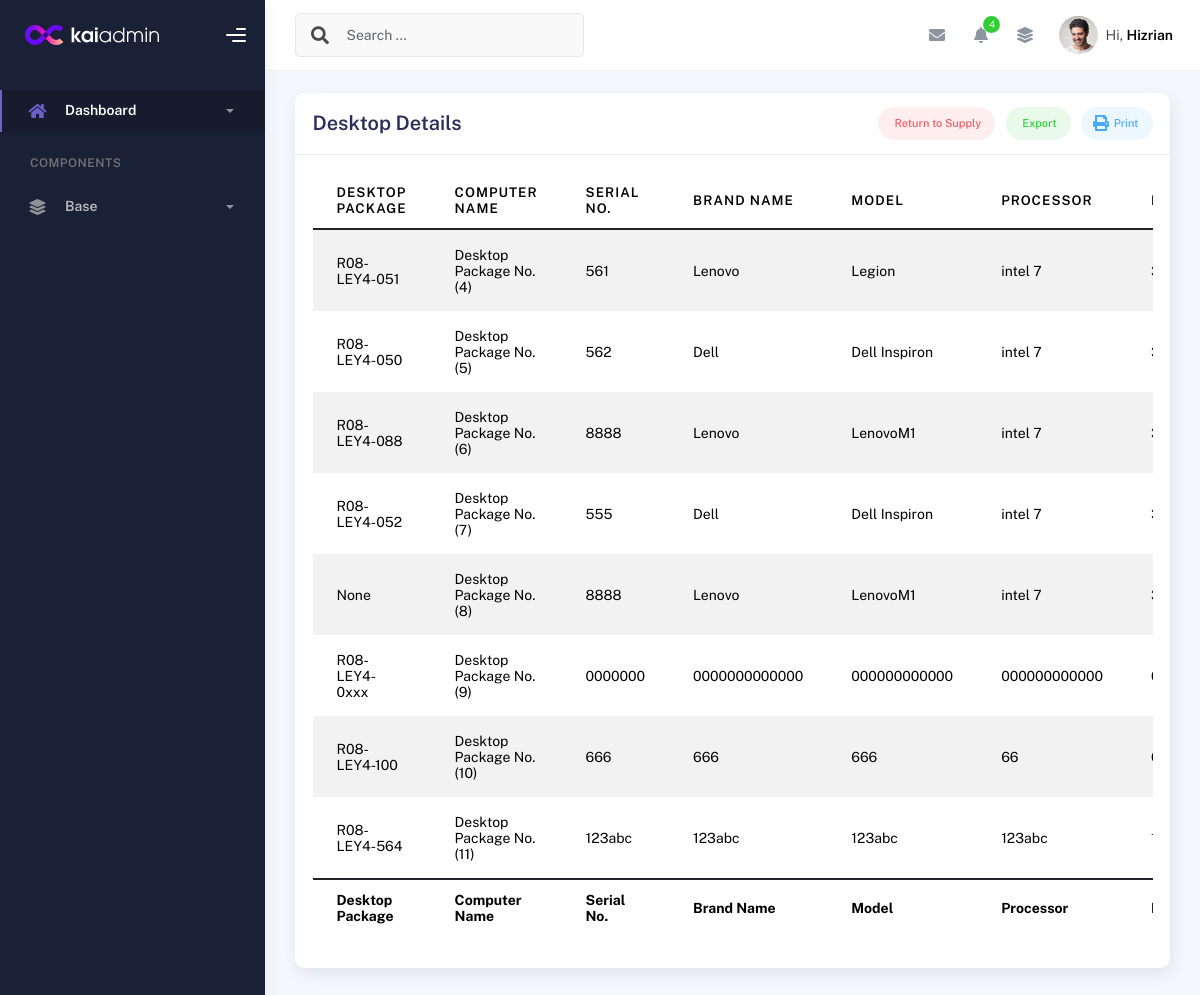
Before: /desktop_details/ with the older database file.
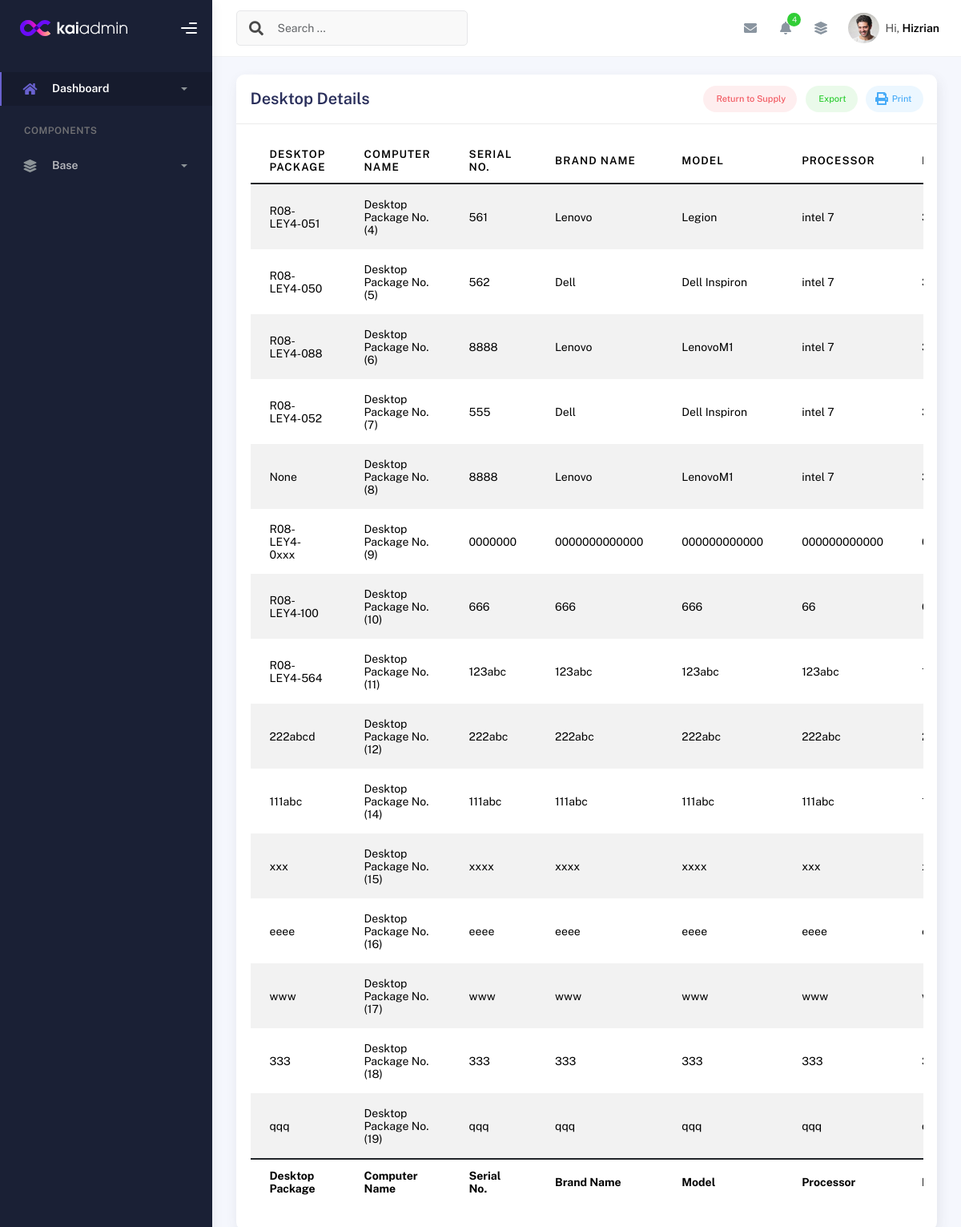
After: the same page with the newer database file.
### inventory/models.py (models this page shows, shortened)
class DesktopDetails(models.Model):
    desktop_package = models.ForeignKey(Desktop_Package, related_name='desktop_details', on_delete=models.CASCADE)
    serial_no = models.CharField(max_length=255)
    computer_name = models.CharField(max_length=255, unique=True, null=True)
    brand_name = models.CharField(max_length=255)
    model = models.CharField(max_length=255, null=True)
    processor = models.CharField(max_length=33, null=True)
    memory = models.CharField(max_length=100, null=True)
    drive = models.CharField(max_length=332, null=True)
    asset_owner = models.CharField(max_length=255, null=True)
    desktop_Graphics = models.CharField(max_length=100, blank=True, null=True)
    desktop_Graphics_Size = models.CharField(max_length=100, blank=True, null=True)
    desktop_OS = models.CharField(max_length=100, blank=True, null=True)
    desktop_Office = models.CharField(max_length=100, blank=True, null=True)
    desktop_OS_keys = models.CharField(max_length=100, blank=True, null=True)
    desktop_Office_keys = models.CharField(max_length=100, blank=True, null=True)

class Desktop_Package(models.Model):
    is_disposed = models.BooleanField(default=False)
    disposal_date = models.DateField(null=True, blank=True)
    created_at = models.DateTimeField(auto_now_add=True)
    updated_at = models.DateTimeField(auto_now=True)
    def __str__(self):
        return f"Desktop Package No.({self.pk})"

### inventory/views.py (the view)
# urls.py: path('desktop_details/', views.desktop_package, name='desktop_details'),  # URL pattern for desktop details
def desktop_package(request):
    desktop_package = Desktop_Package.objects.all()
    desktop_details = DesktopDetails.objects.all()
    return render(request, 'desktop_details.html', {'desktop_package': desktop_package, 'desktop_details': desktop_details})

### templates/desktop_details.html (shortened to what this page needs)
{% extends 'base.html' %}
{% block content %}
<div class="container">
  <div class="page-inner">
    <div class="row">
      <div class="col-md-12">
        <div class="card">
          <div class="card-header">
            <div class="card-head-row">
              <h4 class="card-title">Desktop Details</h4>
              <div class="card-tools">
                <a href="#" class="btn btn-label-danger btn-round btn-sm me-2">
                  Return to Supply
                </a>
                <a href="#" class="btn btn-label-success btn-round btn-sm me-2">
                  Export
                </a>
                <a href="#" class="btn btn-label-info btn-round btn-sm">
                  Print
                </a>
              </div>
            </div>
          </div>
          <div class="card-body">
            <div class="table-responsive">
              <table id="multi-filter-select" class="display table table-striped table-hover">
                <thead>
                  <tr>
                    <th>Desktop Package</th>
                    <th>Computer Name</th>
                    <th>Serial No.</th>
                    <th>Brand Name</th>
                    <th>Model</th>
                    <th>Processor</th>
                    <th>Memory</th>
                  </tr>
                </thead>
                <tfoot>
                  <tr>
                    <th>Desktop Package</th>
                    <th>Computer Name</th>
                    <th>Serial No.</th>
                    <th>Brand Name</th>
                    <th>Model</th>
                    <th>Processor</th>
                    <th>Memory</th>
                  </tr>
                </tfoot>
                <tbody>
                  <tr>{% for desktopx in desktop_details %}
                    <td>{{ desktopx.computer_name }}</td>
                    <td>{{ desktopx.desktop_package }}</td>
                    <td>{{ desktopx.serial_no }}</td>
                    <td>{{ desktopx.brand_name }}</td>
                    <td>{{ desktopx.model }}</td>
                    <td>{{ desktopx.processor }}</td>
                    <td>{{ desktopx.memory }}</td>
                  </tr>
                  {% endfor %}
                </tbody>
              </table>
            </div>
          </div>
        </div>
      </div>
    </div>
  </div>
</div>
{% endblock %}

### templates/base.html (shortened to what this page needs)
{% load static %}
<link href="https://stackpath.bootstrapcdn.com/bootstrap/5.1.3/css/bootstrap.min.css" rel="stylesheet">
<link href="https://cdnjs.cloudflare.com/ajax/libs/font-awesome/5.15.4/css/all.min.css" rel="stylesheet">
<!DOCTYPE html>
<html lang="en">
  <head>
    {% block head %}
    <link rel="stylesheet" href="{% static 'css/bootstrap.min.css' %}">
    <link rel="stylesheet" href="{% static 'css/plugins.min.css' %}">
    <link rel="stylesheet" href="{% static 'css/kaiadmin.min.css' %}">
    {% endblock %}
  </head>
  <body>
    {% block sidebar %}
    <div class="wrapper">
      <div class="sidebar" data-background-color="dark">
        <div class="sidebar-logo">
          <div class="logo-header" data-background-color="dark">
            <a href="{% url 'desktop_list_page' %}" class="logo">
              <img
                src="{% static 'img/kaiadmin/logo_light.svg' %}"
                alt="navbar brand"
                class="navbar-brand"
                height="20"
              />
            </a>
            <div class="nav-toggle">
              <button class="btn btn-toggle toggle-sidebar">
                <i class="gg-menu-right"></i>
              </button>
            </div>
          </div>
        </div>
        <div class="sidebar-wrapper scrollbar scrollbar-inner">
          <div class="sidebar-content">
            <ul class="nav nav-secondary">
              <li class="nav-item active">
                <a
                  data-bs-toggle="collapse"
                  href="#dashboard"
                  class="collapsed"
                  aria-expanded="false"
                >
                  <i class="fas fa-home"></i>
                  <p>Dashboard</p>
                  <span class="caret"></span>
                </a>
              </li>
              <li class="nav-section">
                <h4 class="text-section">Components</h4>
              </li>
              <li class="nav-item">
                <a data-bs-toggle="collapse" href="#base">
                  <i class="fas fa-layer-group"></i>
                  <p>Base</p>
                  <span class="caret"></span>
                </a>
              </li>
            </ul>
          </div>
        </div>
      </div>
       {% endblock %}
      {% block navbar %}
      <div class="main-panel">
        <div class="main-header">
          <nav
            class="navbar navbar-header navbar-header-transparent navbar-expand-lg border-bottom"
          >
            <div class="container-fluid">
              <nav
                class="navbar navbar-header-left navbar-expand-lg navbar-form nav-search p-0 d-none d-lg-flex"
              >
                <div class="input-group">
                  <div class="input-group-prepend">
                    <button type="submit" class="btn btn-search pe-1">
                      <i class="fa fa-search search-icon"></i>
                    </button>
                  </div>
                  <input
                    type="text"
                    placeholder="Search ..."
                    class="form-control"
                  />
                </div>
              </nav>
              <ul class="navbar-nav topbar-nav ms-md-auto align-items-center">
                <li class="nav-item topbar-icon dropdown hidden-caret">
                  <a
                    class="nav-link dropdown-toggle"
                    href="#"
                    id="messageDropdown"
                    role="button"
                    data-bs-toggle="dropdown"
                    aria-haspopup="true"
                    aria-expanded="false"
                  >
                    <i class="fa fa-envelope"></i>
                  </a>
                </li>
                <li class="nav-item topbar-icon dropdown hidden-caret">
                  <a
                    class="nav-link dropdown-toggle"
                    href="#"
                    id="notifDropdown"
                    role="button"
                    data-bs-toggle="dropdown"
                    aria-haspopup="true"
                    aria-expanded="false"
                  >
                    <i class="fa fa-bell"></i>
                    <span class="notification">4</span>
                  </a>
                </li>
                <li class="nav-item topbar-icon dropdown hidden-caret">
                  <a
                    class="nav-link"
                    data-bs-toggle="dropdown"
                    href="#"
                    aria-expanded="false"
                  >
                    <i class="fas fa-layer-group"></i>
                  </a>
                </li>
                <li class="nav-item topbar-user dropdown hidden-caret">
                  <a
                    class="dropdown-toggle profile-pic"
                    data-bs-toggle="dropdown"
                    href="#"
                    aria-expanded="false"
                  >
                    <div class="avatar-sm">
                      <img
                        src="assets/img/profile.jpg"
                        alt="..."
                        class="avatar-img rounded-circle"
                      />
                    </div>
                    <span class="profile-username">
                      <span class="op-7">Hi,</span>
                      <span class="fw-bold">Hizrian</span>
                    </span>
                  </a>
                </li>
              </ul>
            </div>
          </nav>
        </div>
 {% endblock %}
{% block content %}{% endblock %}
  </body>
</html>

Changed rows visible on the page:
added DesktopDetails: computer_name "222abcd", desktop_package "Desktop Package No.(12)", serial_no "222abc", brand_name "222abc", model "222abc", processor "222abc"
added DesktopDetails: computer_name "111abc", desktop_package "Desktop Package No.(14)", serial_no "111abc", brand_name "111abc", model "111abc", processor "111abc"
added DesktopDetails: computer_name "xxx", desktop_package "Desktop Package No.(15)", serial_no "xxxx", brand_name "xxxx", model "xxxx", processor "xxx"
added DesktopDetails: computer_name "eeee", desktop_package "Desktop Package No.(16)", serial_no "eeee", brand_name "eeee", model "eeee", processor "eeee"
added DesktopDetails: computer_name "www", desktop_package "Desktop Package No.(17)", serial_no "www", brand_name "www", model "www", processor "www"
added DesktopDetails: computer_name "333", desktop_package "Desktop Package No.(18)", serial_no "333", brand_name "333", model "333", processor "333"
added DesktopDetails: computer_name "qqq", desktop_package "Desktop Package No.(19)", serial_no "qqq", brand_name "qqq", model "qqq", processor "qqq"
